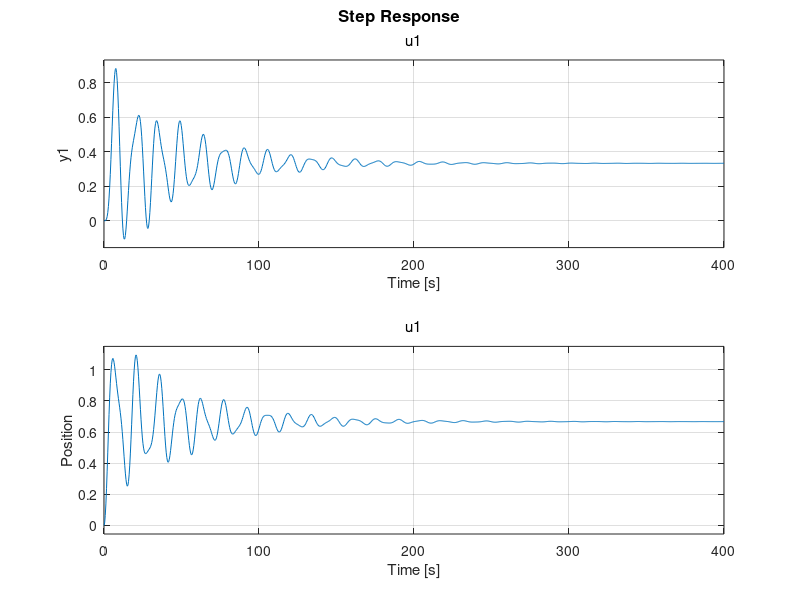

Reproduce this figure in MATLAB. (Note: this script raises an error after producing the figure.)
clear; close all;
m = 250; k = 50; c = 10;
A = [0 0 1 0; 0 0 0 1; -2*k/m k/m -c/m 0; k/m -2*k/m 0 -c/m]
B = [0; 0; 0; k/m]
C = [1 0 0 0; 0 1 0 0]
D = 0
sys = ss(A,B,C,D);

L = eig(A)
figure;
step(sys);
ylabel('Position');

figure;
bodeplot(sys);
title('Frequency Response');
